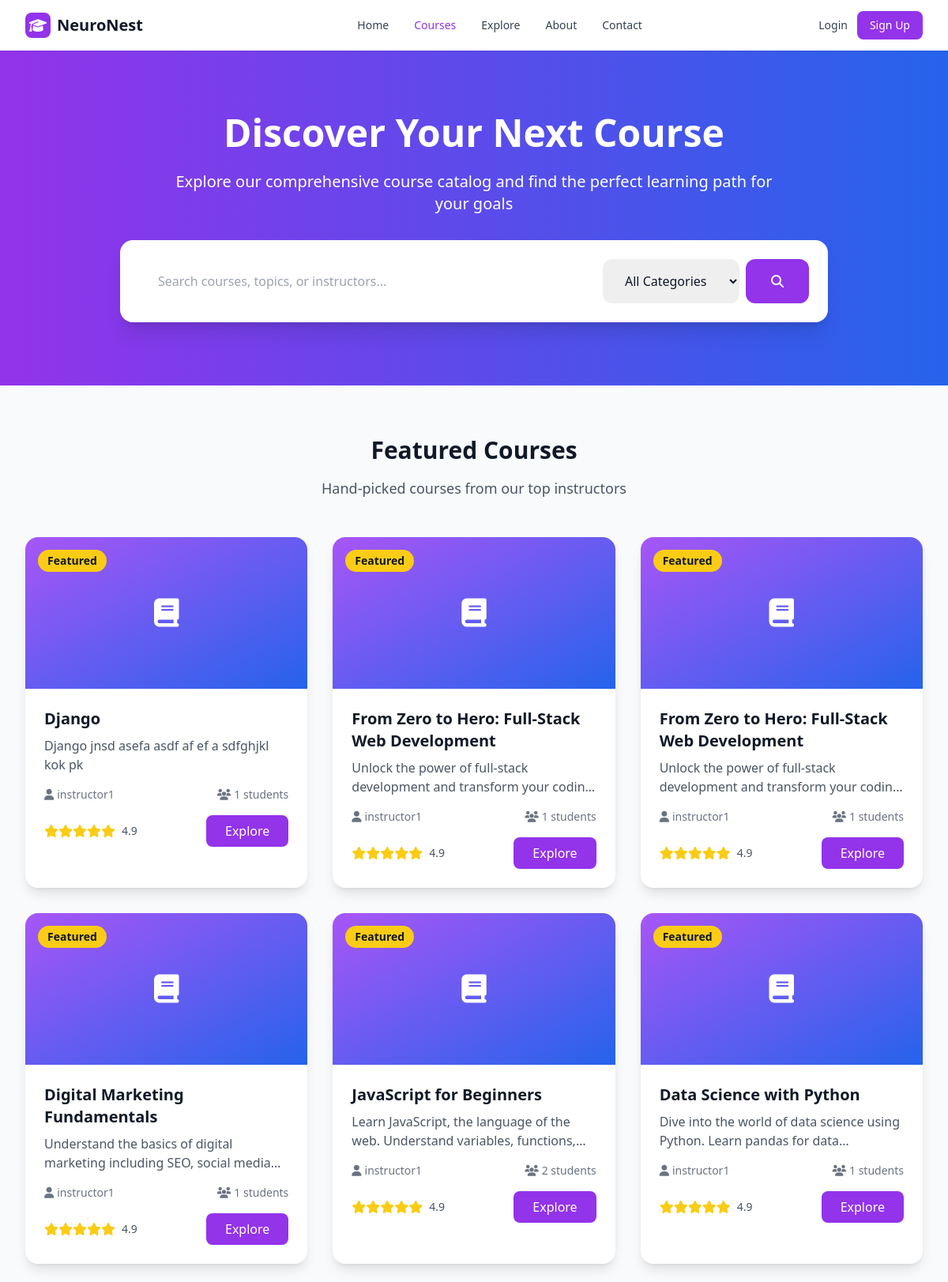
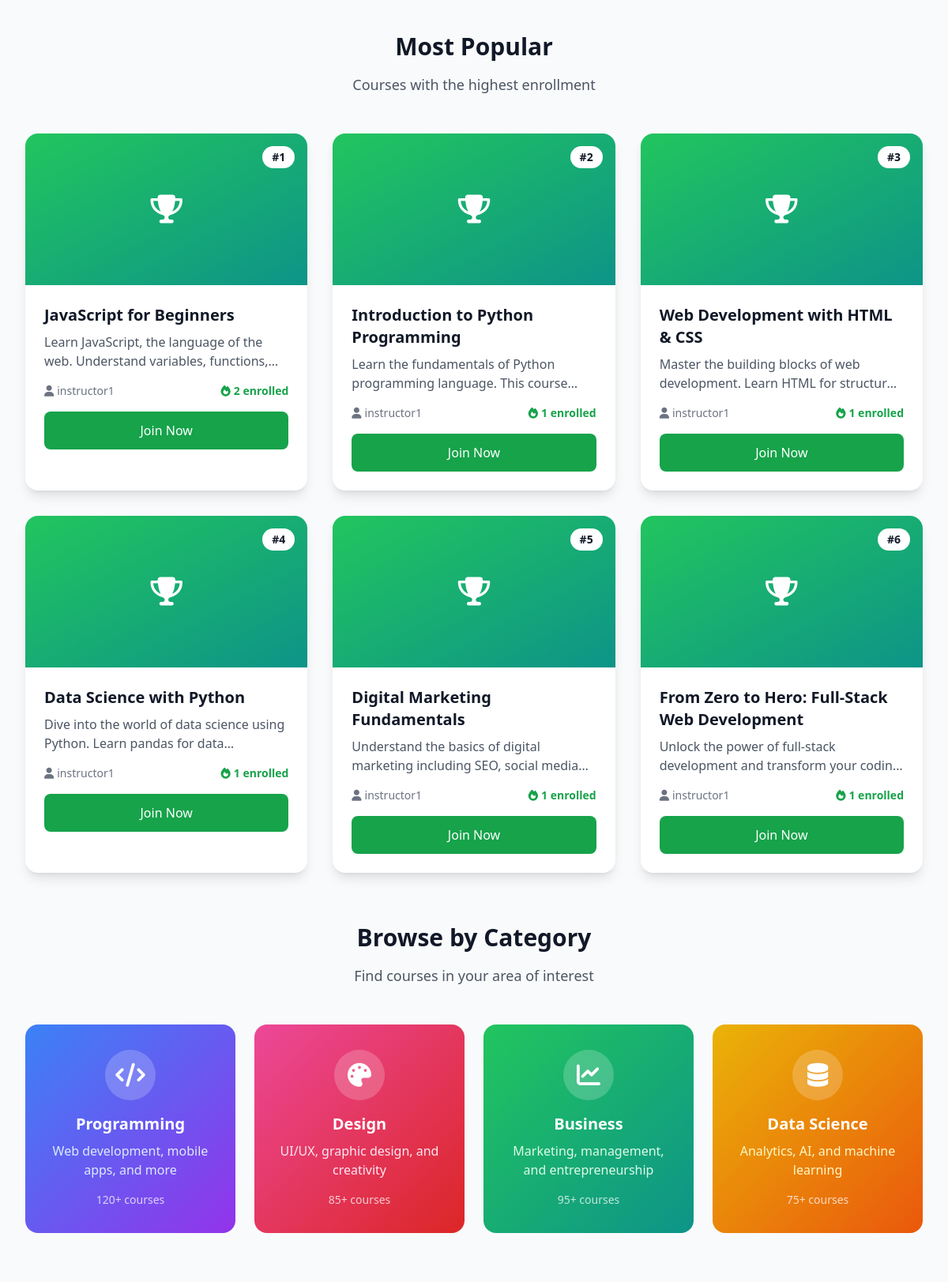
/courses/explore/ (upper part), run on the app's committed database (2 pictures, top to bottom).
### courses/models.py (models this page shows, shortened)
class Course(models.Model):
    CATEGORY_CHOICES = [
        ('programming', 'Programming'),
        ('design', 'Design'),
        ('business', 'Business'),
        ('data_science', 'Data Science'),
        ('marketing', 'Marketing'),
        ('photography', 'Photography'),
        ('music', 'Music'),
        ('language', 'Language'),
        ('health', 'Health & Fitness'),
        ('other', 'Other'),
    ]
    title = models.CharField(max_length=200)
    description = models.TextField(blank=True)
    instructor = models.ForeignKey(User, on_delete=models.CASCADE, limit_choices_to={'role': 'instructor'})
    category = models.CharField(max_length=50, choices=CATEGORY_CHOICES, default='other')
    created_at = models.DateTimeField(auto_now_add=True)

### users/models.py (models this page shows, shortened)
class CustomUser(AbstractUser):
    ROLE_CHOICES = (
        ('student', 'Student'),
        ('instructor', 'Instructor'),
        ('admin', 'Admin'),
    )
    role = models.CharField(max_length=20, choices=ROLE_CHOICES, default='student')

### courses/views.py (the view)
# urls.py: path('explore/', views.course_explorer, name='course_explorer'),
def course_explorer(request):
    courses = Course.objects.all().annotate(
        enrollment_count=Count('enrollment')
    ).order_by('-created_at')
    context = {
        'courses': courses,
        'featured_courses': courses[:6],
        'popular_courses': courses.order_by('-enrollment_count')[:6]
    }
    return render(request, 'courses/course/course_explorer.html', context)

### courses/templates/courses/course/course_explorer.html (shortened to what this page needs)
{% extends 'base/base.html' %}
{% block content %}
<div class="bg-gradient-to-r from-purple-600 to-blue-600 text-white py-20">
    <div class="max-w-7xl mx-auto px-4 sm:px-6 lg:px-8">
        <div class="text-center">
            <h1 class="text-4xl md:text-5xl font-bold mb-6">Discover Your Next Course</h1>
            <p class="text-xl mb-8 max-w-3xl mx-auto">
                Explore our comprehensive course catalog and find the perfect learning path for your goals
            </p>
            <div class="max-w-4xl mx-auto">
                <div class="bg-white rounded-2xl p-6 shadow-xl">
                    <div class="flex flex-col md:flex-row gap-4">
                        <div class="flex-1">
                            <input type="text" placeholder="Search courses, topics, or instructors..."
                                class="w-full px-6 py-4 text-gray-900 rounded-xl border-0 focus:ring-2 focus:ring-purple-500">
                        </div>
                        <div class="flex gap-2">
                            <select
                                class="px-6 py-4 text-gray-900 rounded-xl border-0 focus:ring-2 focus:ring-purple-500">
                                <option>All Categories</option>
                            </select>
                            <button
                                class="bg-purple-600 text-white px-8 py-4 rounded-xl hover:bg-purple-700 transition-colors">
                                <i class="fas fa-search"></i>
                            </button>
                        </div>
                    </div>
                </div>
            </div>
        </div>
    </div>
</div>
<div class="max-w-7xl mx-auto px-4 sm:px-6 lg:px-8 py-16">
    <section class="mb-16">
        <div class="text-center mb-12">
            <h2 class="text-3xl font-bold text-gray-900 dark:text-white mb-4">Featured Courses</h2>
            <p class="text-lg text-gray-600 dark:text-gray-300">Hand-picked courses from our top instructors</p>
        </div>
        <div class="grid grid-cols-1 md:grid-cols-2 lg:grid-cols-3 gap-8">
            {% for course in featured_courses %}
            <div
                class="bg-white dark:bg-gray-800 rounded-2xl shadow-lg overflow-hidden hover:shadow-xl transition-all duration-300 transform hover:-translate-y-1">
                <div
                    class="h-48 bg-gradient-to-br from-purple-500 to-blue-600 flex items-center justify-center relative">
                    <i class="fas fa-book text-white text-4xl"></i>
                    <div
                        class="absolute top-4 left-4 bg-yellow-400 text-gray-900 px-3 py-1 rounded-full text-sm font-semibold">
                        Featured
                    </div>
                </div>
                <div class="p-6">
                    <h3 class="text-xl font-bold text-gray-900 dark:text-white mb-2">{{ course.title }}</h3>
                    <p class="text-gray-600 dark:text-gray-300 mb-4 line-clamp-2">{{ course.description|truncatewords:20 }}</p>
                    <div class="flex items-center justify-between mb-4">
                        <div class="flex items-center text-sm text-gray-500 dark:text-gray-400">
                            <i class="fas fa-user mr-1"></i>
                            <span>{{ course.instructor.username }}</span>
                        </div>
                        <div class="flex items-center text-sm text-gray-500 dark:text-gray-400">
                            <i class="fas fa-users mr-1"></i>
                            <span>{{ course.enrollment_count }} students</span>
                        </div>
                    </div>
                    <div class="flex items-center justify-between">
                        <div class="flex items-center">
                            <div class="flex text-yellow-400 mr-2">
                                <i class="fas fa-star"></i>
                                <i class="fas fa-star"></i>
                                <i class="fas fa-star"></i>
                                <i class="fas fa-star"></i>
                                <i class="fas fa-star"></i>
                            </div>
                            <span class="text-sm text-gray-600 dark:text-gray-300">4.9</span>
                        </div>
                        <a href="{% url 'courses:course_detail' course.id %}"
                            class="bg-purple-600 text-white px-6 py-2 rounded-lg hover:bg-purple-700 transition-colors">
                            Explore
                        </a>
                    </div>
                </div>
            </div>
            {% endfor %}
        </div>
    </section>
    <section class="mb-16">
        <div class="text-center mb-12">
            <h2 class="text-3xl font-bold text-gray-900 dark:text-white mb-4">Most Popular</h2>
            <p class="text-lg text-gray-600 dark:text-gray-300">Courses with the highest enrollment</p>
        </div>
        <div class="grid grid-cols-1 md:grid-cols-2 lg:grid-cols-3 gap-8">
            {% for course in popular_courses %}
            <div
                class="bg-white dark:bg-gray-800 rounded-2xl shadow-lg overflow-hidden hover:shadow-xl transition-all duration-300">
                <div
                    class="h-48 bg-gradient-to-br from-green-500 to-teal-600 flex items-center justify-center relative">
                    <i class="fas fa-trophy text-white text-4xl"></i>
                    <div
                        class="absolute top-4 right-4 bg-white dark:bg-gray-800 rounded-full px-3 py-1 text-sm font-semibold text-gray-900 dark:text-white">
                        #{{ forloop.counter }}
                    </div>
                </div>
                <div class="p-6">
                    <h3 class="text-xl font-bold text-gray-900 dark:text-white mb-2">{{ course.title }}</h3>
                    <p class="text-gray-600 dark:text-gray-300 mb-4 line-clamp-2">{{ course.description|truncatewords:20 }}</p>
                    <div class="flex items-center justify-between mb-4">
                        <div class="flex items-center text-sm text-gray-500 dark:text-gray-400">
                            <i class="fas fa-user mr-1"></i>
                            <span>{{ course.instructor.username }}</span>
                        </div>
                        <div class="flex items-center text-sm text-green-600 dark:text-green-400 font-semibold">
                            <i class="fas fa-fire mr-1"></i>
                            <span>{{ course.enrollment_count }} enrolled</span>
                        </div>
                    </div>
                    <a href="{% url 'courses:course_detail' course.id %}"
                        class="w-full bg-green-600 text-white py-3 rounded-lg hover:bg-green-700 transition-colors text-center block">
                        Join Now
                    </a>
                </div>
            </div>
            {% endfor %}
        </div>
    </section>
    <section class="mb-16">
        <div class="text-center mb-12">
            <h2 class="text-3xl font-bold text-gray-900 dark:text-white mb-4">Browse by Category</h2>
            <p class="text-lg text-gray-600 dark:text-gray-300">Find courses in your area of interest</p>
        </div>
        <div class="grid grid-cols-1 md:grid-cols-2 lg:grid-cols-4 gap-6">
            <div
                class="bg-gradient-to-br from-blue-500 to-purple-600 rounded-2xl p-8 text-white text-center hover:shadow-xl transition-all duration-300 transform hover:-translate-y-1 cursor-pointer">
                <div
                    class="w-16 h-16 bg-white bg-opacity-20 rounded-full flex items-center justify-center mx-auto mb-4">
                    <i class="fas fa-code text-3xl"></i>
                </div>
                <h3 class="text-xl font-bold mb-2">Programming</h3>
                <p class="text-blue-100 mb-4">Web development, mobile apps, and more</p>
                <div class="text-sm opacity-75">120+ courses</div>
            </div>
            <div
                class="bg-gradient-to-br from-pink-500 to-red-600 rounded-2xl p-8 text-white text-center hover:shadow-xl transition-all duration-300 transform hover:-translate-y-1 cursor-pointer">
                <div
                    class="w-16 h-16 bg-white bg-opacity-20 rounded-full flex items-center justify-center mx-auto mb-4">
                    <i class="fas fa-palette text-3xl"></i>
                </div>
                <h3 class="text-xl font-bold mb-2">Design</h3>
                <p class="text-pink-100 mb-4">UI/UX, graphic design, and creativity</p>
                <div class="text-sm opacity-75">85+ courses</div>
            </div>
            <div
                class="bg-gradient-to-br from-green-500 to-teal-600 rounded-2xl p-8 text-white text-center hover:shadow-xl transition-all duration-300 transform hover:-translate-y-1 cursor-pointer">
                <div
                    class="w-16 h-16 bg-white bg-opacity-20 rounded-full flex items-center justify-center mx-auto mb-4">
                    <i class="fas fa-chart-line text-3xl"></i>
                </div>
                <h3 class="text-xl font-bold mb-2">Business</h3>
                <p class="text-green-100 mb-4">Marketing, management, and entrepreneurship</p>
                <div class="text-sm opacity-75">95+ courses</div>
            </div>
            <div
                class="bg-gradient-to-br from-yellow-500 to-orange-600 rounded-2xl p-8 text-white text-center hover:shadow-xl transition-all duration-300 transform hover:-translate-y-1 cursor-pointer">
                <div
                    class="w-16 h-16 bg-white bg-opacity-20 rounded-full flex items-center justify-center mx-auto mb-4">
                    <i class="fas fa-database text-3xl"></i>
                </div>
                <h3 class="text-xl font-bold mb-2">Data Science</h3>
                <p class="text-yellow-100 mb-4">Analytics, AI, and machine learning</p>
                <div class="text-sm opacity-75">75+ courses</div>
            </div>
        </div>
    </section>
</div>
{% endblock %}

### elearning/static/elearning/css/custom.css (style rules this page uses)
.transition-colors { transition: background-color 0.2s ease, color 0.2s ease; }
* { scrollbar-width: thin; scrollbar-color: #9ca3af #f3f4f6; }
html { scroll-behavior: smooth; }

### elearning/templates/base/base.html (style rules this page uses)
button { -webkit-tap-highlight-color: transparent; user-select: none; }
html { scroll-behavior: smooth; }

### data on the page
Course: title "Django", description "Django jnsd asefa asdf af ef a sdfghjkl kok pk", instructor.username "instructor1", enrollment_count "1"
Course: title "From Zero to Hero: Full-Stack Web Development", description "Unlock the power of full-stack development and transform your…", instructor.username "instructor1", enrollment_count "1"
Course: title "From Zero to Hero: Full-Stack Web Development", description "Unlock the power of full-stack development and transform your…", instructor.username "instructor1", enrollment_count "1"
Course: title "Digital Marketing Fundamentals", description "Understand the basics of digital marketing including SEO, social…", instructor.username "instructor1", enrollment_count "1"
Course: title "JavaScript for Beginners", description "Learn JavaScript, the language of the web. Understand variables,…", instructor.username "instructor1", enrollment_count "2"
Course: title "Data Science with Python", description "Dive into the world of data science using Python. Learn pandas for…", instructor.username "instructor1", enrollment_count "1"
Course: title "Introduction to Python Programming", description "Learn the fundamentals of Python programming language. This…", instructor.username "instructor1", enrollment_count "1"
Course: title "Web Development with HTML & CSS", description "Master the building blocks of web development. Learn HTML for…", instructor.username "instructor1", enrollment_count "1"
